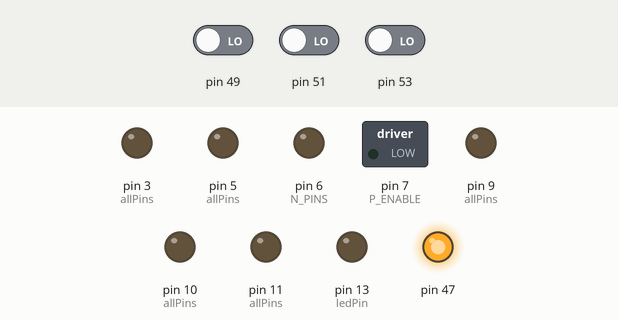
Simulated run of this sketch. Board: Arduino Leonardo, built for the host (arithmetic inside an expression is 32-bit, double 64-bit). On the bench: switched loads named in the sketch (green lamp = pin HIGH), output pins drawn as LEDs (lit = HIGH). The test bench sets the inputs (shaded band); at power-on: pin 49 LOW, pin 53 LOW, pin 51 LOW.

Above: at 1.2 s.
1.3 s: pin 49 driven HIGH
At 2.5 s:
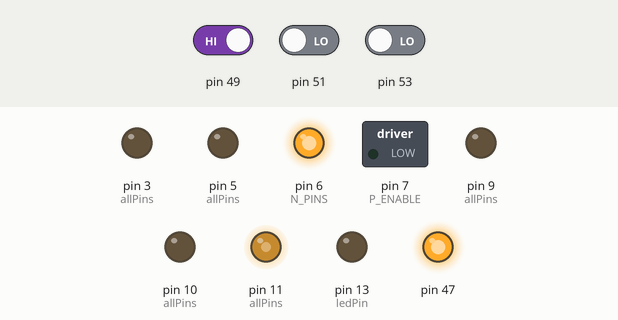
2.8 s: pin 53 driven HIGH
At 3.8 s:
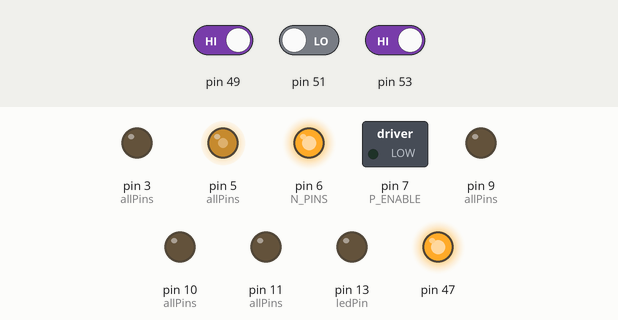
4.3 s: pin 49 driven LOW
At 5.0 s:
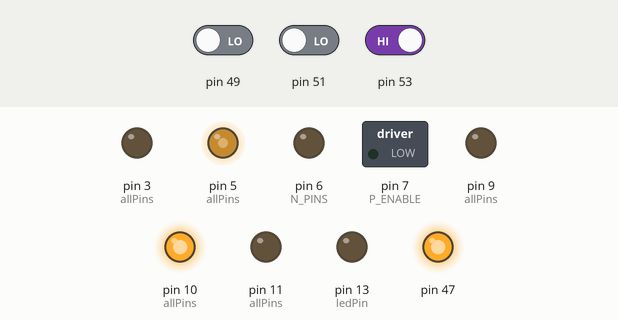
5.8 s: pin 51 driven HIGH
At 6.1 s:
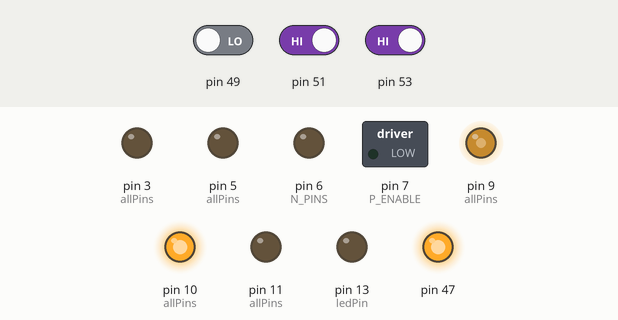
7.3 s: pin 53 driven LOW
At 8.4 s:
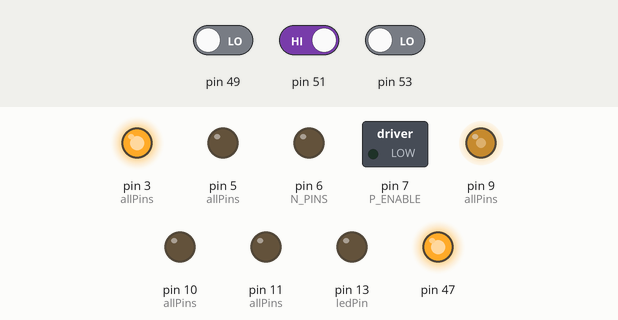
8.8 s: pin 49 driven HIGH
At 9.5 s:
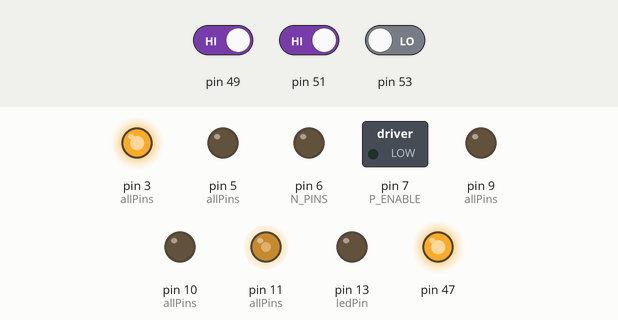
Timing chart, 0 to 11.3 s (numbered marks = the images above; inputs shaded):
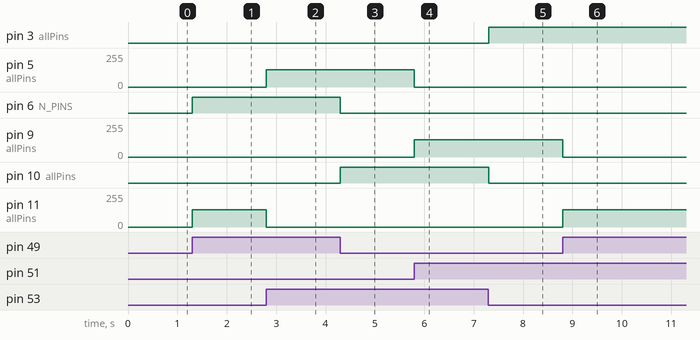

The sketch:

Motor-test.ino
```cpp
#include <limits.h>

#define P_ENABLE 7

enum pin {
  A_H=5,
  A_L=3,
  B_H=9,
  B_L=6,
 C_H=11,
 C_L=10
};

#define N_PINS 6
pin allPins[N_PINS] = {A_H, A_L, B_H, B_L, C_H, C_L};
int ledPin = 13;
void setup() {
   // put your setup code here, to run once:
  Serial.begin(9600);

  int mask = ~7;
  TCCR1B = (TCCR1B & mask) | 1;
  TCCR2B = (TCCR2B & mask) | 1;
  TCCR3B = (TCCR3B & mask) | 1;
  TCCR4B = (TCCR4B & mask) | 1;

  pinMode(P_ENABLE, OUTPUT);
  digitalWrite(P_ENABLE, LOW);

   pinMode(ledPin, OUTPUT);

  for (int i = 0; i < N_PINS; i++)
    pinMode(allPins[i], OUTPUT);

  // Init hall
  pinMode(47, OUTPUT);
  digitalWrite(47, HIGH);

  pinMode(49, INPUT);
  pinMode(51, INPUT);
  pinMode(53, INPUT);
}
pin ACTIVE_HIGH[] = {C_H, A_H, A_H, B_H, B_H, C_H};
pin ACTIVE_LOW[] = {B_L, B_L, C_L, C_L, A_L, A_L};
int stateMapping[] = {-1, 0, 4, 5, 2, 1, 3, -1};
int state = -1;
int speed = 128;

int bufferIndex = 0;
byte buf[5*1024];
unsigned long turnOffTime = ULONG_MAX;
void loop() {
  if (millis() > turnOffTime)
  {
    turnOffTime = ULONG_MAX;
     digitalWrite(ledPin, LOW);
  }
  // 49, 51, 53
   int iState = digitalRead(49) | (digitalRead(51) << 1) | (digitalRead(53) << 2);
   int newState = stateMapping[iState];


   if (state != newState)
   {
     buf[bufferIndex++] = (byte) newState;
    if ((state == -1) || (newState == state + 1) || ((state == 5) && (newState == 0)))
     {
       state = newState;
       //Serial.println(state);
       for (int i = 0; i < N_PINS; i++)
       {
         if (allPins[i] == ACTIVE_HIGH[state])
           analogWrite(allPins[i], speed);
         else if (allPins[i] == ACTIVE_LOW[state])
           analogWrite(allPins[i], 255);
         else
            analogWrite(allPins[i], 0);
       }
     }
      else
     {
      /* Serial.print("Got ");
       Serial.print(newState);
       Serial.print(" when in state ");
       Serial.println(state);
       turnOffTime = millis() + 100;
       digitalWrite(ledPin, HIGH);
       */
     }

   }

   if (Serial.available() > 0)
   {
     Serial.read();
     for (int i = 0; i < bufferIndex; i++)
     {
       Serial.println((int) buf[i]);
     }
     bufferIndex = 0;
   }

}
```

Measured:
- after the input at 1.3 s, pin 6 (N_PINS): LOW → HIGH at once; pin 11 (allPins): 0/255 → 128/255 at once
- after the input at 2.8 s, pin 5 (allPins): 0/255 → 128/255 at once; pin 11 (allPins): 128/255 → 0/255 at once
- after the input at 4.3 s, pin 6 (N_PINS): HIGH → LOW at once; pin 10 (allPins): LOW → HIGH at once
- after the input at 5.8 s, pin 5 (allPins): 128/255 → 0/255 at once; pin 9 (allPins): 0/255 → 128/255 at once
- after the input at 7.3 s, pin 3 (allPins): LOW → HIGH at once; pin 10 (allPins): HIGH → LOW at once
- after the input at 8.8 s, pin 9 (allPins): 128/255 → 0/255 at once; pin 11 (allPins): 0/255 → 128/255 at once
